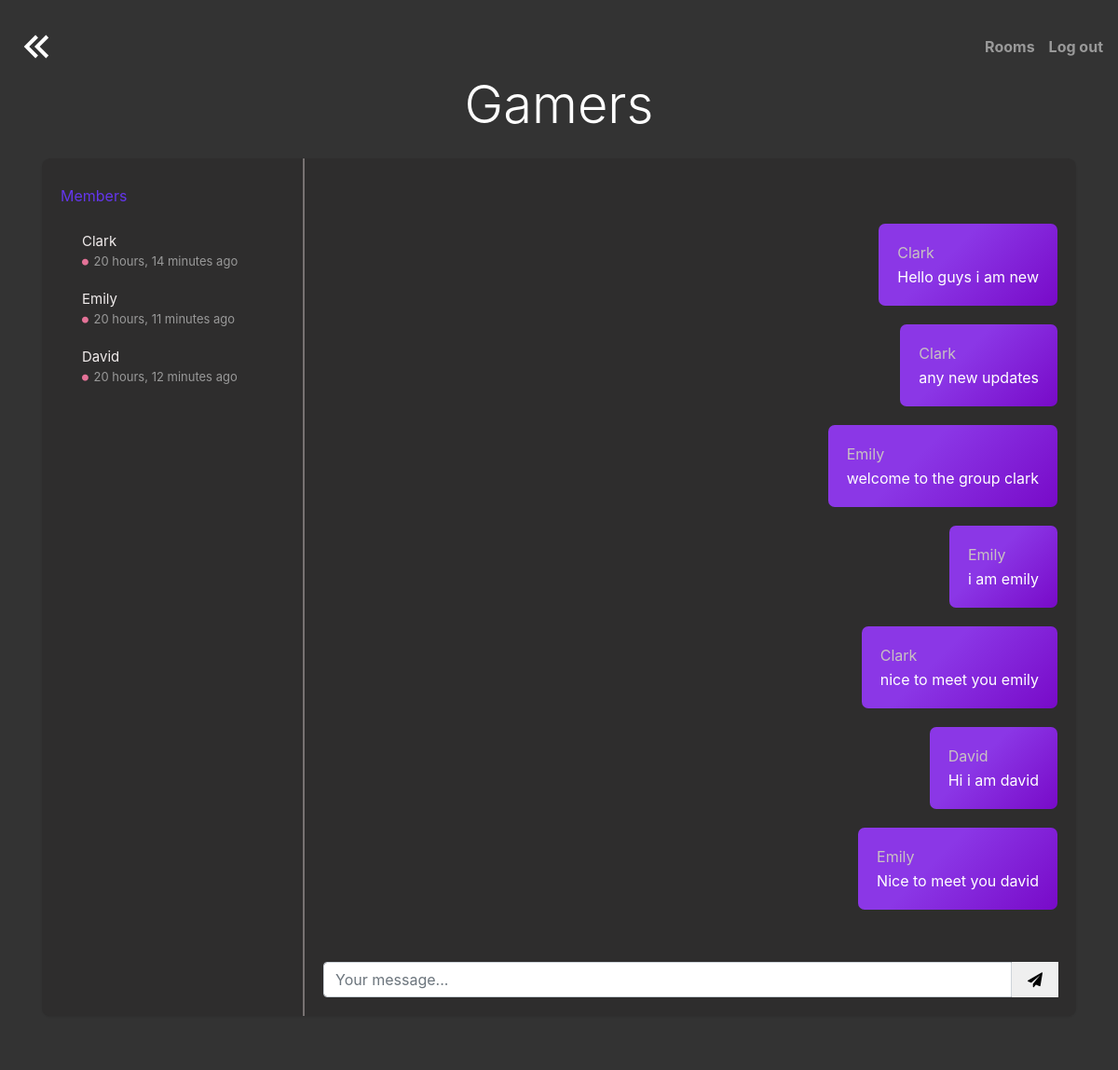
/rooms/gamers/ (signed in), run on the app's committed database.
### room/models.py (models this page shows)
class Room(models.Model):
    name = models.CharField(max_length=255)
    slug = models.SlugField(unique=True)

class Message(models.Model):
    room = models.ForeignKey(Room, related_name='messages', on_delete=models.CASCADE)
    user = models.ForeignKey(User, related_name='messages', on_delete=models.CASCADE)
    content = models.TextField()
    date_added = models.DateTimeField(auto_now_add=True)
    class Meta:
        ordering = ('date_added',)

### room/views.py (the view)
# urls.py: path('rooms/', include('room.urls')),
@login_required
def room(request, slug):
    room = Room.objects.get(slug=slug)
    messages = Message.objects.filter(room=room)[0:25]
    users = User.objects.filter(messages__in=messages).distinct()
    return render(request, 'room/room.html', {'room': room, 'messages': messages, 'users':users})

### room/templates/room/room.html (shortened to what this page needs)
{% load static %}
<!DOCTYPE html>
<html lang="en">
<head>
    <link rel="stylesheet" href="https://cdn.jsdelivr.net/npm/bootstrap@4.5.3/dist/css/bootstrap.min.css">
    <link href="https://maxcdn.bootstrapcdn.com/font-awesome/4.7.0/css/font-awesome.min.css" rel="stylesheet" />
    <link href="https://cdn.jsdelivr.net/npm/remixicon@2.2.0/fonts/remixicon.css" rel="stylesheet">
    <link rel="stylesheet" href="{% static 'css/styles.css' %}"/>
</head>
<body>
    <nav class="navbar navbar-expand-lg navbar-dark">
        <a href="{% url 'rooms' %}"></a>
        <div class="collapse navbar-collapse" id="navbarText">
          <span class="navbar-text">
            <a id="rooms" class="nav-link" href="{% url 'rooms' %}">Rooms</a>
          </span>
          <span class="navbar-text">
            <a id="logout" class="nav-link" href="{% url 'logout' %}">Log out</a>
          </span>
        </div>
      </nav>
    <div class="container mb-4">
        <h1 class="display-4 text-center">{{room.name}}</h1>
      </div>
    <div class="container">
        <div class="row clearfix">
            <div class="col-lg-12">
                <div class="card chat-app">
                    <div id="plist" class="people-list">
                        <ul class="list-unstyled chat-list mt-2 mb-0">
                             <p class="members">Members</p>
                             {% for user in users %}
                              <li class="clearfix">
                                <div class="about">
                                    <div class="name">{{ user.username }}</div>
                                    <div class="status">
                                        <i class="fa fa-circle {% if user.is_online %}online{% else %}offline{% endif %}"></i>
                                        {% if user.last_login %}
                                            {{ user.last_login|timesince }} ago
                                        {% else %}
                                            Never logged in
                                        {% endif %}
                                    </div>
                                   </div>
                                 </li>
                               {% endfor %}
                        </ul>
                    </div>
                    <div class="chat">
                        <div class="chat-header clearfix">
                        </div>
                        <div class="chat-history">
                            <ul class="m-b-0">
                                <li class="clearfix">
                                    {% for message in messages %}
                                        <div class="message my-message float-right">
                                            <span class="username">{{message.user.username}}</span><br/>
                                            {{message.content}}<br/>
                                        </div>
                                    {% endfor %}
                                </li>
                            </ul>
                        </div>
                        <div class="chat-message clearfix">
                             <form method="post" action=".">
                            <div class="input-group mb-0">
                             <input id="message-form" type="text" class="form-control" placeholder="Your message...">
                                <div class="input-group-prepend">
                                <button id="chat-message-submit"><i class="fa fa-send"></i></button>
                                </div>
                            </div>
                            </form>
                        </div>
                    </div>
                </div>
            </div>
        </div>
        </div>
</body>
</html>

### room/static/css/styles.css (style rules this page uses)
body { background-color:#333; margin-top:20px; color:white; }
nav { background-color: #333 !important; height: 59px; }
#rooms { padding: .25rem 0; margin-right: 15px; color: rgba(255, 255, 255, .5); font-weight:bold; }
#logout { padding: .25rem 0; color: rgba(255, 255, 255, .5); font-weight:bold; }
.members { color:#6436ec; }
.name { color:rgb(241, 236, 236); }
.username { color:rgb(201, 194, 194); }
button { border:none; width:50px; }
.card { background:#2e2d2d; color:white; transition: .5s; border: 0; margin-bottom: 30px; border-radius: .55rem; position: relative; width: 100%; box-shadow: 0 1px 2px 0 rgb(0 0 0 / 10%); }
.chat-app .people-list { width: 280px; position: absolute; left: 0; top: 0; padding: 20px; z-index: 7; }
.chat-app .chat { margin-left: 280px; border-left: 2px solid rgb(119, 114, 114) }
.people-list { -moz-transition: .5s; -o-transition: .5s; -webkit-transition: .5s; transition: .5s }
.people-list .chat-list li { padding: 10px 15px; list-style: none; border-radius: 3px }
.people-list .chat-list li .name { font-size: 15px }
.people-list .about { float: left; padding-left: 8px }
.people-list .status { color: #999; font-size: 13px }
.chat .chat-header { padding: 15px 20px; }
.chat .chat-history { padding: 20px; }
.chat .chat-history ul { padding: 0 }
.chat .chat-history ul li { list-style: none; margin-bottom: 30px }
.chat .chat-history ul li:last-child { margin-bottom: 0px }
.chat .chat-history .message { color: #444; padding: 18px 20px; line-height: 26px; font-size: 16px; border-radius: 7px; display: inline-block; position: relative; }
.chat .chat-history .my-message { background: linear-gradient(135deg, rgba(139, 55, 230) 39%, rgba(120, 10, 200)); color: white; }
.chat .chat-history .my-message:after { display: none; }
.chat .chat-message { padding: 20px }
.online, .offline, .me { margin-right: 2px; font-size: 8px; vertical-align: middle }
.offline { color: #e47297 }
.float-right { float: right }
.clearfix:after { visibility: hidden; display: block; font-size: 0; content: " "; clear: both; height: 0 }
@media only screen and (min-device-width: 768px) and (max-device-width: 1024px) and (orientation: landscape) and (-webkit-min-device-pixel-ratio: 1) { .chat-app .chat-list { height: 480px; overflow-x: auto } }
@media only screen and (min-device-width: 768px) and (max-device-width: 1024px) and (orientation: landscape) and (-webkit-min-device-pixel-ratio: 1) { .chat-app .chat-history { height: calc(100vh - 350px); overflow-x: auto } }

### room/templates/room/room.html (style rules this page uses)
.chat-header { border-bottom:black; }
.chat-history { height: 400px; overflow-y:auto; list-style-type: none; margin: 0; padding: 0; }
.chat-history li { clear: both; margin-bottom: 20px; }
.message { margin-top: 5px; padding: 10px; border-radius: 10px; clear: both; word-wrap: break-word; }
.my-message { background-color: #DCF8C6; float: right; }

### data on the page
Room: name "Gamers"
Message: user.username "Clark", content "Hello guys i am new"
Message: user.username "Clark", content "any new updates"
Message: user.username "Emily", content "welcome to the group clark"
Message: user.username "Emily", content "i am emily"
Message: user.username "Clark", content "nice to meet you emily"
Message: user.username "David", content "Hi i am david"
Message: user.username "Emily", content "Nice to meet you david"

### other printed values
{{ user.username }} "Clark"
{{ user.last_login|timesince }} "20 hours, 14 minutes"
{{ user.username }} "Emily"
{{ user.last_login|timesince }} "20 hours, 11 minutes"
{{ user.username }} "David"
{{ user.last_login|timesince }} "20 hours, 12 minutes"
